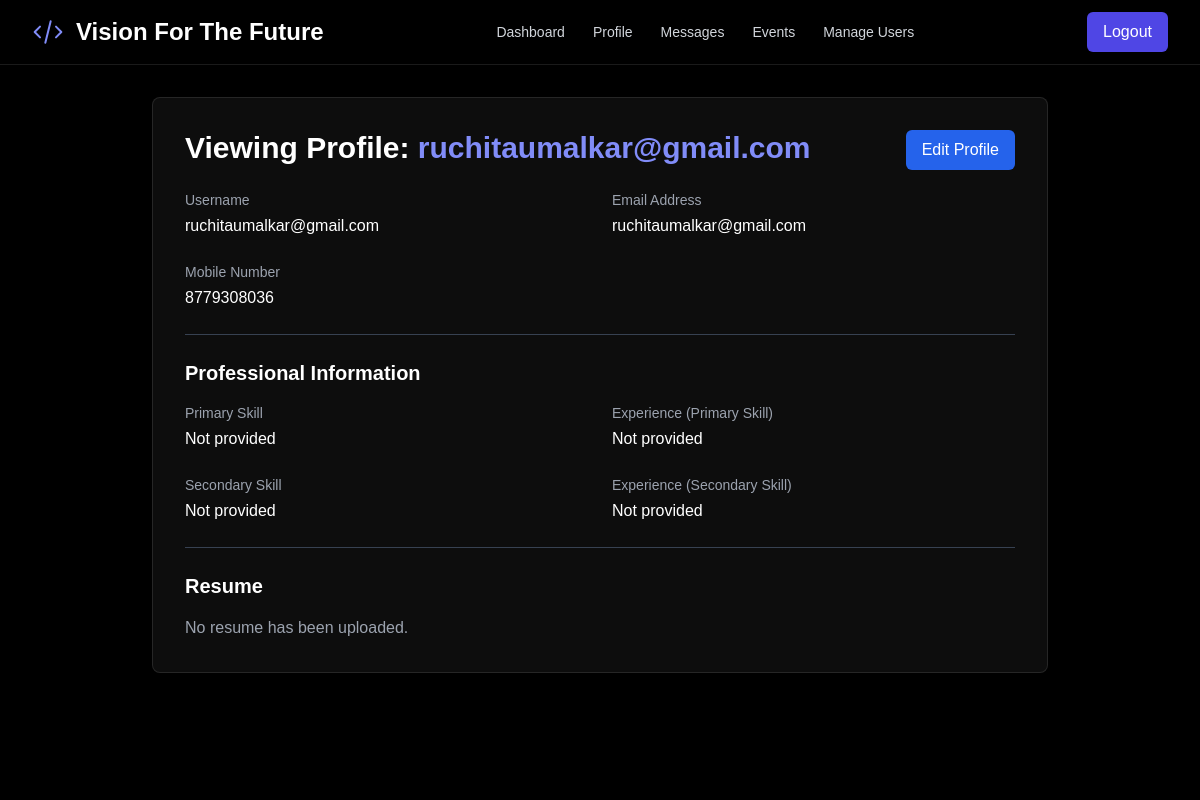
The page /view_profile/2 (signed in) on the database its author committed.
### models.py (models this page shows)
class User(UserMixin, db.Model):
    id = db.Column(db.Integer, primary_key=True)
    username = db.Column(db.String(100), unique=True, nullable=False)
    email = db.Column(db.String(120), unique=True, nullable=False)
    password_hash = db.Column(db.String(128), nullable=False)
    role = db.Column(db.String(20), nullable=False, default='candidate')
    is_approved = db.Column(db.Boolean, default=False, nullable=False)
    avatar_url = db.Column(db.String(200), nullable=False, default='https://api.dicebear.com/8.x/initials/svg?seed=User')
    problem_statement_id = db.Column(db.Integer, db.ForeignKey('problem_statement.id'), nullable=True)
    test_start_time = db.Column(db.DateTime, nullable=True)
    test_end_time = db.Column(db.DateTime, nullable=True)
    is_active = db.Column(db.Boolean, default=True, nullable=False)
    reminder_sent = db.Column(db.Boolean, default=False, nullable=False)
    test_completed = db.Column(db.Boolean, default=False, nullable=False)
    moderator_id = db.Column(db.Integer, db.ForeignKey('user.id'), nullable=True)
    mobile_number = db.Column(db.String(20), nullable=True)
    primary_skill = db.Column(db.String(100), nullable=True)
    primary_skill_experience = db.Column(db.String(50), nullable=True)
    secondary_skill = db.Column(db.String(100), nullable=True)
    secondary_skill_experience = db.Column(db.String(50), nullable=True)
    resume_filename = db.Column(db.String(200), nullable=True)
    secret_question = db.Column(db.String(255), nullable=True)
    secret_answer_hash = db.Column(db.String(128), nullable=True)
    meeting_link = db.Column(db.String(255), nullable=True)
    allowed_contacts = db.relationship('User', secondary=candidate_contacts,
                                       primaryjoin=(candidate_contacts.c.candidate_id == id),
                                       secondaryjoin=(candidate_contacts.c.developer_id == id),
                                       backref=db.backref('contact_for', lazy='dynamic'), lazy='dynamic')
    created_problems = db.relationship('ProblemStatement', foreign_keys=[ProblemStatement.created_by_id], backref='creator', lazy=True)
    sent_messages = db.relationship('Message', foreign_keys='Message.sender_id', backref='sender', lazy=True)
    received_messages = db.relationship('Message', foreign_keys='Message.recipient_id', backref='recipient', lazy=True)
    activity_updates = db.relationship('ActivityUpdate', backref='author', lazy=True)
    sent_snippets = db.relationship('CodeSnippet', foreign_keys='CodeSnippet.sender_id', backref='snippet_sender', lazy=True)
    received_snippets = db.relationship('CodeSnippet', foreign_keys='CodeSnippet.recipient_id', backref='snippet_recipient', lazy=True)
    applications = db.relationship('JobApplication', backref='candidate', lazy=True)
    test_submissions = db.relationship('CodeTestSubmission', foreign_keys='CodeTestSubmission.candidate_id', backref='candidate_submitter', lazy=True)
    received_tests = db.relationship('CodeTestSubmission', foreign_keys='CodeTestSubmission.recipient_id', backref='test_recipient', lazy=True)
    feedback_given = db.relationship('Feedback', foreign_keys='Feedback.moderator_id', backref='moderator', lazy=True)
    feedback_received = db.relationship('Feedback', foreign_keys='Feedback.candidate_id', backref='candidate', lazy=True)

### app.py (the view)
@app.route('/view_profile/<int:user_id>')
@login_required
@role_required('admin')
def view_profile(user_id):
    user = User.query.get_or_404(user_id)
    return render_template('view_user_profile.html', user=user)

### app.py (called while the page is built)
@app.before_request
def before_request():
    session.permanent = True
    app.permanent_session_lifetime = timedelta(minutes=5)
    session.modified = True

@login_manager.user_loader
def load_user(user_id):
    return User.query.get(int(user_id))

def role_required(roles):
    if not isinstance(roles, list):
        roles = [roles]
    def wrapper(fn):
        @wraps(fn)
        def decorated_view(*args, **kwargs):
            if not current_user.is_authenticated or current_user.role not in roles:
                flash('You do not have permission to access this page.', 'danger')
                return redirect(url_for('dashboard'))
            return fn(*args, **kwargs)
        return decorated_view
    return wrapper

@app.context_processor
def inject_messages():
    if hasattr(current_user, 'is_authenticated') and current_user.is_authenticated:
        messages = Message.query.filter(
            (Message.sender_id == current_user.id) | (Message.recipient_id == current_user.id)
        ).order_by(Message.timestamp.desc()).all()
        return dict(messages=messages)
    return dict(messages=[])

### templates/view_user_profile.html (shortened to what this page needs)
{% extends "layout.html" %}
{% block content %}
<div class="max-w-4xl mx-auto">
    <div class="bg-white/5 dark:bg-gray-800/20 rounded-lg shadow-xl p-8 animate-dynamic backdrop-blur-sm border border-white/10">
        <div class="flex justify-between items-start">
            <h1 class="text-3xl font-bold text-white mb-6">Viewing Profile: <span class="text-indigo-400">{{ user.username }}</span></h1>
            <a href="{{ url_for('edit_user_profile', user_id=user.id) }}" class="px-4 py-2 rounded-md text-white bg-blue-600 hover:bg-blue-700">Edit Profile</a>
        </div>
        <div class="space-y-6">
            <div class="grid grid-cols-1 md:grid-cols-2 gap-6">
                <div>
                    <label class="block text-sm font-medium text-gray-400">Username</label>
                    <p class="mt-1 text-white">{{ user.username }}</p>
                </div>
                <div>
                    <label class="block text-sm font-medium text-gray-400">Email Address</label>
                    <p class="mt-1 text-white">{{ user.email }}</p>
                </div>
                <div>
                    <label class="block text-sm font-medium text-gray-400">Mobile Number</label>
                    <p class="mt-1 text-white">{{ user.mobile_number or 'Not provided' }}</p>
                </div>
            </div>
            <hr class="border-gray-700">
            <div>
                <h2 class="text-xl font-semibold text-white mb-4">Professional Information</h2>
                <div class="grid grid-cols-1 md:grid-cols-2 gap-6">
                    <div>
                        <label class="block text-sm font-medium text-gray-400">Primary Skill</label>
                        <p class="mt-1 text-white">{{ user.primary_skill or 'Not provided' }}</p>
                    </div>
                    <div>
                        <label class="block text-sm font-medium text-gray-400">Experience (Primary Skill)</label>
                        <p class="mt-1 text-white">{{ user.primary_skill_experience or 'Not provided' }}</p>
                    </div>
                    <div>
                        <label class="block text-sm font-medium text-gray-400">Secondary Skill</label>
                        <p class="mt-1 text-white">{{ user.secondary_skill or 'Not provided' }}</p>
                    </div>
                    <div>
                        <label class="block text-sm font-medium text-gray-400">Experience (Secondary Skill)</label>
                        <p class="mt-1 text-white">{{ user.secondary_skill_experience or 'Not provided' }}</p>
                    </div>
                </div>
            </div>
            {% if user.role == 'candidate' %}
            <hr class="border-gray-700">
            <div>
                <h2 class="text-xl font-semibold text-white mb-4">Resume</h2>
                {% if user.resume_filename %}
                    <a href="{{ url_for('static', filename='resumes/' + user.resume_filename) }}" target="_blank" class="text-indigo-400 hover:underline">View Resume: {{ user.resume_filename }}</a>
                {% else %}
                    <p class="text-gray-400">No resume has been uploaded.</p>
                {% endif %}
            </div>
            {% endif %}
        </div>
    </div>
</div>
{% endblock %}

### static/css/style.css (style rules this page uses)
body { font-family: sans-serif; overflow-x: hidden; }

### rows shown on the page
User: username "ruchitaumalkar@gmail.com", email "ruchitaumalkar@gmail.com", mobile_number "8779308036", primary_skill "Not provided", primary_skill_experience "Not provided", secondary_skill "Not provided", secondary_skill_experience "Not provided"
